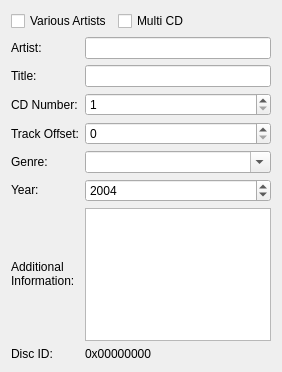
<ui version="4.0" >
 <class>CDDAHeaderDataWidgetUI</class>
 <widget class="QWidget" name="CDDAHeaderDataWidgetUI" >
  <property name="geometry" >
   <rect>
    <x>0</x>
    <y>0</y>
    <width>282</width>
    <height>372</height>
   </rect>
  </property>
  <property name="windowTitle" >
   <string>Form</string>
  </property>
  <layout class="QGridLayout" name="gridLayout" >
   <item row="0" column="0" colspan="2" >
    <widget class="QCheckBox" name="checkBox_various" >
     <property name="text" >
      <string>Various Artists</string>
     </property>
    </widget>
   </item>
   <item row="0" column="2" >
    <widget class="QCheckBox" name="checkBox_multicd" >
     <property name="text" >
      <string>Multi CD</string>
     </property>
    </widget>
   </item>
   <item row="0" column="3" >
    <spacer name="horizontalSpacer" >
     <property name="orientation" >
      <enum>Qt::Horizontal</enum>
     </property>
     <property name="sizeHint" stdset="0" >
      <size>
       <width>62</width>
       <height>20</height>
      </size>
     </property>
    </spacer>
   </item>
   <item row="1" column="0" >
    <widget class="QLabel" name="label_artist" >
     <property name="sizePolicy" >
      <sizepolicy vsizetype="Fixed" hsizetype="Fixed" >
       <horstretch>0</horstretch>
       <verstretch>0</verstretch>
      </sizepolicy>
     </property>
     <property name="text" >
      <string>Artist:</string>
     </property>
    </widget>
   </item>
   <item row="1" column="1" colspan="3" >
    <widget class="KLineEdit" name="klineedit_artist" />
   </item>
   <item row="2" column="0" >
    <widget class="QLabel" name="label_title" >
     <property name="sizePolicy" >
      <sizepolicy vsizetype="Fixed" hsizetype="Fixed" >
       <horstretch>0</horstretch>
       <verstretch>0</verstretch>
      </sizepolicy>
     </property>
     <property name="text" >
      <string>Title:</string>
     </property>
    </widget>
   </item>
   <item row="2" column="1" colspan="3" >
    <widget class="KLineEdit" name="klineedit_title" />
   </item>
   <item row="3" column="0" >
    <widget class="QLabel" name="label_cdnum" >
     <property name="text" >
      <string>CD Number:</string>
     </property>
    </widget>
   </item>
   <item row="3" column="1" colspan="3" >
    <widget class="KIntSpinBox" name="kintspinbox_cdnum" >
     <property name="minimum" >
      <number>1</number>
     </property>
    </widget>
   </item>
   <item row="4" column="0" >
    <widget class="QLabel" name="label" >
     <property name="text" >
      <string>Track Offset:</string>
     </property>
    </widget>
   </item>
   <item row="4" column="1" colspan="3" >
    <widget class="KIntSpinBox" name="kintspinbox_trackoffset" />
   </item>
   <item row="5" column="0" >
    <widget class="QLabel" name="label_genre" >
     <property name="sizePolicy" >
      <sizepolicy vsizetype="Fixed" hsizetype="Fixed" >
       <horstretch>0</horstretch>
       <verstretch>0</verstretch>
      </sizepolicy>
     </property>
     <property name="text" >
      <string>Genre:</string>
     </property>
    </widget>
   </item>
   <item row="5" column="1" colspan="3" >
    <widget class="KComboBox" name="kcombobox_genre" >
     <property name="editable" >
      <bool>true</bool>
     </property>
     <property name="autoCompletion" >
      <bool>false</bool>
     </property>
    </widget>
   </item>
   <item row="6" column="0" >
    <widget class="QLabel" name="label_year" >
     <property name="sizePolicy" >
      <sizepolicy vsizetype="Fixed" hsizetype="Fixed" >
       <horstretch>0</horstretch>
       <verstretch>0</verstretch>
      </sizepolicy>
     </property>
     <property name="text" >
      <string>Year:</string>
     </property>
    </widget>
   </item>
   <item row="6" column="1" colspan="3" >
    <widget class="KIntSpinBox" name="kintspinbox_year" >
     <property name="minimum" >
      <number>-3000</number>
     </property>
     <property name="maximum" >
      <number>3000</number>
     </property>
     <property name="value" >
      <number>2004</number>
     </property>
    </widget>
   </item>
   <item row="7" column="0" >
    <widget class="QLabel" name="label_extdata" >
     <property name="sizePolicy" >
      <sizepolicy vsizetype="Fixed" hsizetype="Fixed" >
       <horstretch>0</horstretch>
       <verstretch>0</verstretch>
      </sizepolicy>
     </property>
     <property name="text" >
      <string>Additional
Information:</string>
     </property>
    </widget>
   </item>
   <item row="7" column="1" colspan="3" >
    <widget class="KTextEdit" name="ktextedit_extdata" />
   </item>
   <item row="8" column="0" >
    <widget class="QLabel" name="label_discid" >
     <property name="sizePolicy" >
      <sizepolicy vsizetype="Fixed" hsizetype="Fixed" >
       <horstretch>0</horstretch>
       <verstretch>0</verstretch>
      </sizepolicy>
     </property>
     <property name="text" >
      <string>Disc ID:</string>
     </property>
    </widget>
   </item>
   <item row="8" column="1" colspan="3" >
    <widget class="QLabel" name="label_discid_2" >
     <property name="text" >
      <string>0x00000000</string>
     </property>
    </widget>
   </item>
  </layout>
 </widget>
 <customwidgets>
  <customwidget>
   <class>KComboBox</class>
   <extends>QComboBox</extends>
   <header>kcombobox.h</header>
  </customwidget>
  <customwidget>
   <class>KIntSpinBox</class>
   <extends>QSpinBox</extends>
   <header>knuminput.h</header>
  </customwidget>
  <customwidget>
   <class>KLineEdit</class>
   <extends>QLineEdit</extends>
   <header>klineedit.h</header>
  </customwidget>
  <customwidget>
   <class>KTextEdit</class>
   <extends>QTextEdit</extends>
   <header>ktextedit.h</header>
  </customwidget>
 </customwidgets>
 <tabstops>
  <tabstop>checkBox_various</tabstop>
  <tabstop>checkBox_multicd</tabstop>
  <tabstop>klineedit_artist</tabstop>
  <tabstop>klineedit_title</tabstop>
  <tabstop>kintspinbox_cdnum</tabstop>
  <tabstop>kintspinbox_trackoffset</tabstop>
  <tabstop>kcombobox_genre</tabstop>
  <tabstop>kintspinbox_year</tabstop>
  <tabstop>ktextedit_extdata</tabstop>
 </tabstops>
 <resources/>
 <connections/>
</ui>
